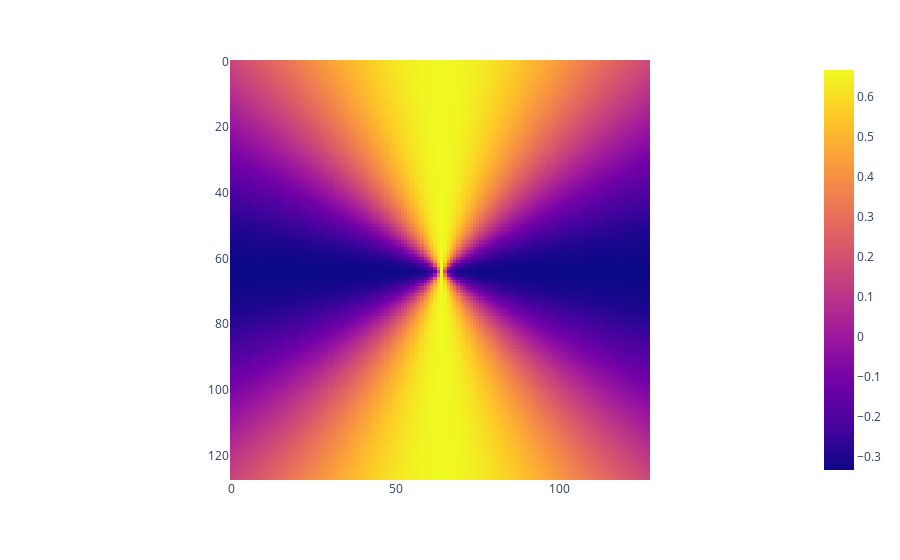

The cell this chart's notebook holds for it:
### Code cell
px.imshow(dipole_kernel[:,:,65])

### Figure 1 — Plotly figure (JSON) as saved in the notebook; plotly's stock layout.template omitted (floating-point values rounded to 4 significant figures; data arrays with more than 128 entries replaced by an {"elided": "..."} marker saying what was removed)
{"data": [{"coloraxis": "coloraxis", "name": "0", "z": {"elided": "128x128 float values"}, "type": "heatmap", "xaxis": "x", "yaxis": "y", "hovertemplate": "x: %{x}<br>y: %{y}<br>color: %{z}<extra></extra>"}], "layout": {"xaxis": {"anchor": "y", "domain": [0, 1], "scaleanchor": "y", "constrain": "domain"}, "yaxis": {"anchor": "x", "domain": [0, 1], "autorange": "reversed", "constrain": "domain"}, "coloraxis": {"colorscale": [[0, "#0d0887"], [0.1111, "#46039f"], [0.2222, "#7201a8"], [0.3333, "#9c179e"], [0.4444, "#bd3786"], [0.5556, "#d8576b"], [0.6667, "#ed7953"], [0.7778, "#fb9f3a"], [0.8889, "#fdca26"], [1, "#f0f921"]]}, "margin": {"t": 60}}}
